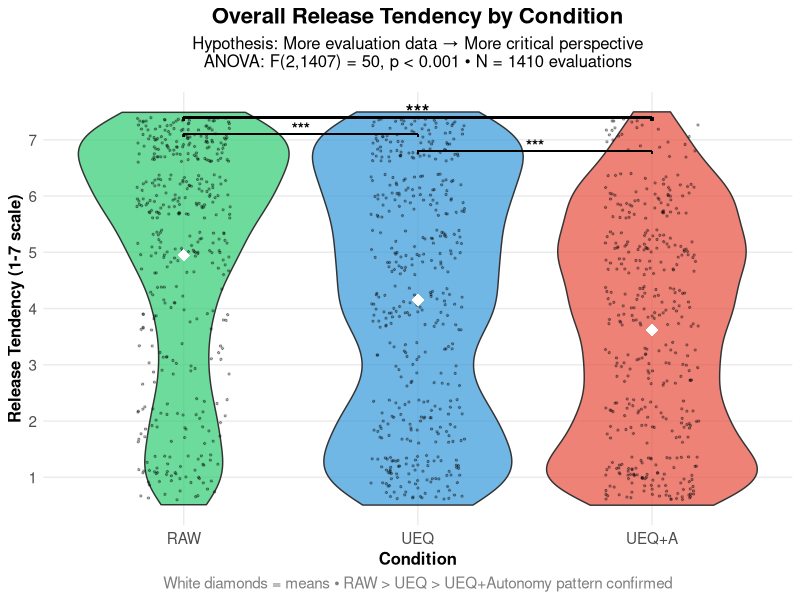
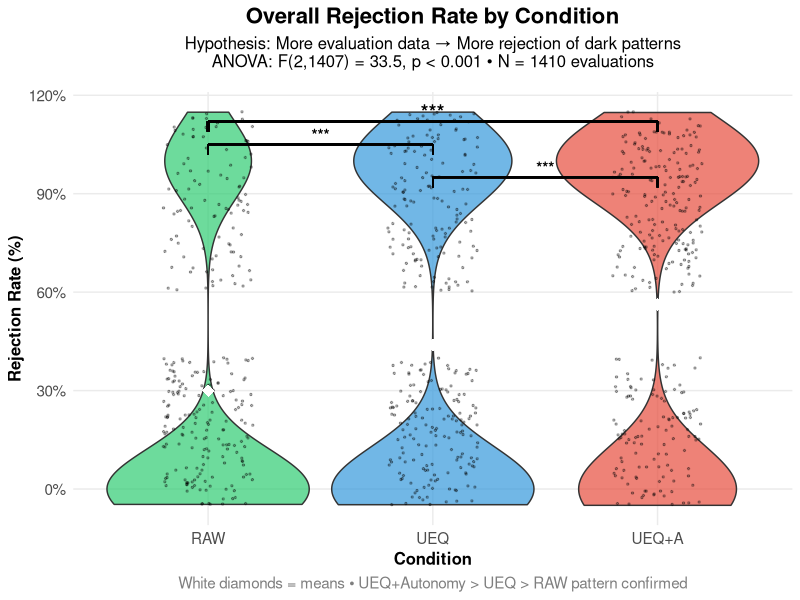
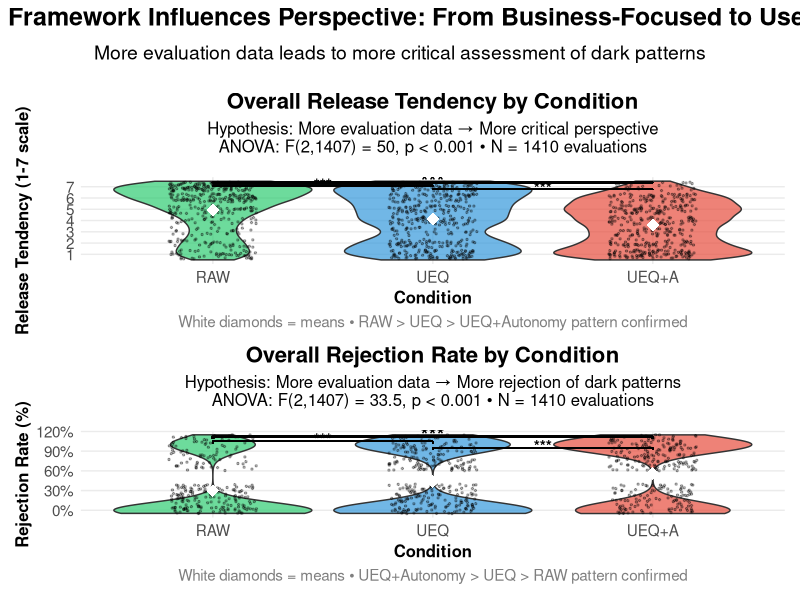

Write the R code that produced these figures, in order.
# Create Overall Tendency and Rejection Violin Plots with Significance Annotations
# Tests the hypothesis: More evaluation data → More user-focused perspective
# Tendency: RAW > UEQ > UEQ+Autonomy (more evaluation = more critical)
# Rejection: UEQ+Autonomy > UEQ > RAW (more evaluation = more rejection)

library(dplyr)
library(ggplot2)
library(patchwork)

cat("=== CREATING OVERALL VIOLIN PLOTS WITH SIGNIFICANCE ANNOTATIONS ===\n")

# Load the three-condition interface data
data <- read.csv("results/three_condition_interface_data.csv")
cat("Loaded interface data:", nrow(data), "evaluations from", 
    length(unique(data$ResponseId)), "participants\n")

# Add rejection variable
data$rejection <- 1 - data$release_binary

# Set condition order according to hypothesis
data$condition_f <- factor(data$condition, 
                          levels = c("RAW", "UEQ", "UEQ+Autonomy"),
                          labels = c("RAW", "UEQ", "UEQ+A"))

# Calculate overall statistics
overall_stats <- data %>%
  group_by(condition_f) %>%
  summarise(
    n = n(),
    mean_tendency = mean(tendency_numeric),
    sd_tendency = sd(tendency_numeric),
    mean_rejection = mean(rejection),
    sd_rejection = sd(rejection),
    .groups = "drop"
  )

cat("\nOVERALL STATISTICS BY CONDITION:\n")
print(overall_stats)

# Run statistical tests
cat("\nSTATISTICAL TESTS:\n")

# Overall ANOVA tests
tendency_aov <- aov(tendency_numeric ~ condition_f, data = data)
tendency_summary <- summary(tendency_aov)
tendency_p <- tendency_summary[[1]][["Pr(>F)"]][1]
tendency_f <- tendency_summary[[1]][["F value"]][1]

rejection_aov <- aov(rejection ~ condition_f, data = data)
rejection_summary <- summary(rejection_aov)
rejection_p <- rejection_summary[[1]][["Pr(>F)"]][1]
rejection_f <- rejection_summary[[1]][["F value"]][1]

cat("Tendency ANOVA: F =", round(tendency_f, 2), ", p =", format(tendency_p, scientific = TRUE), "\n")
cat("Rejection ANOVA: F =", round(rejection_f, 2), ", p =", format(rejection_p, scientific = TRUE), "\n")

# Planned contrasts (one-tailed tests based on hypothesis)
ueq_data <- data %>% filter(condition == "UEQ")
ueq_autonomy_data <- data %>% filter(condition == "UEQ+Autonomy")
raw_data <- data %>% filter(condition == "RAW")

# UEQ > UEQ+Autonomy for tendency (one-tailed)
ueq_vs_autonomy_tend <- t.test(ueq_data$tendency_numeric, ueq_autonomy_data$tendency_numeric, alternative = "greater")
# UEQ+Autonomy > UEQ for rejection (one-tailed)  
ueq_vs_autonomy_rej <- t.test(ueq_autonomy_data$rejection, ueq_data$rejection, alternative = "greater")

# RAW > UEQ for tendency (one-tailed)
raw_vs_ueq_tend <- t.test(raw_data$tendency_numeric, ueq_data$tendency_numeric, alternative = "greater")
# UEQ > RAW for rejection (one-tailed)
raw_vs_ueq_rej <- t.test(ueq_data$rejection, raw_data$rejection, alternative = "greater")

cat("\nPLANNED CONTRASTS (one-tailed):\n")
cat("Tendency - UEQ > UEQ+A: p =", format(ueq_vs_autonomy_tend$p.value, scientific = TRUE), "\n")
cat("Tendency - RAW > UEQ: p =", format(raw_vs_ueq_tend$p.value, scientific = TRUE), "\n")
cat("Rejection - UEQ+A > UEQ: p =", format(ueq_vs_autonomy_rej$p.value, scientific = TRUE), "\n")
cat("Rejection - UEQ > RAW: p =", format(raw_vs_ueq_rej$p.value, scientific = TRUE), "\n")

# === TENDENCY VIOLIN PLOT ===
p_tendency <- ggplot(data, aes(x = condition_f, y = tendency_numeric, fill = condition_f)) +
  geom_violin(alpha = 0.7, trim = FALSE, scale = "width") +
  geom_jitter(width = 0.2, alpha = 0.3, size = 0.5) +
  stat_summary(fun = mean, geom = "point", shape = 18, size = 4, color = "white") +
  scale_fill_manual(values = c("RAW" = "#2ecc71", "UEQ" = "#3498db", "UEQ+A" = "#e74c3c")) +
  scale_y_continuous(limits = c(0.5, 7.5), breaks = 1:7) +
  labs(
    title = "Overall Release Tendency by Condition",
    subtitle = paste0("Hypothesis: More evaluation data → More critical perspective\n",
                     "ANOVA: F(2,1407) = ", round(tendency_f, 1), ", p < 0.001 • ",
                     "N = ", nrow(data), " evaluations"),
    x = "Condition",
    y = "Release Tendency (1-7 scale)",
    caption = "White diamonds = means • RAW > UEQ > UEQ+Autonomy pattern confirmed"
  ) +
  theme_minimal() +
  theme(
    legend.position = "none",
    plot.title = element_text(size = 16, face = "bold", hjust = 0.5),
    plot.subtitle = element_text(size = 12, hjust = 0.5, margin = margin(b = 15)),
    plot.caption = element_text(size = 11, hjust = 0.5, color = "gray50"),
    axis.title = element_text(size = 12, face = "bold"),
    axis.text = element_text(size = 11),
    panel.grid.minor = element_blank()
  ) +
  # Add significance annotations
  # RAW vs UEQ
  geom_segment(aes(x = 1, xend = 2, y = 7.1, yend = 7.1), 
               color = "black", linewidth = 0.5, inherit.aes = FALSE) +
  geom_segment(aes(x = 1, xend = 1, y = 7.05, yend = 7.1), 
               color = "black", linewidth = 0.5, inherit.aes = FALSE) +
  geom_segment(aes(x = 2, xend = 2, y = 7.05, yend = 7.1), 
               color = "black", linewidth = 0.5, inherit.aes = FALSE) +
  annotate("text", x = 1.5, y = 7.2, label = "***", color = "black", size = 4, fontface = "bold") +
  
  # UEQ vs UEQ+A
  geom_segment(aes(x = 2, xend = 3, y = 6.8, yend = 6.8), 
               color = "black", linewidth = 0.5, inherit.aes = FALSE) +
  geom_segment(aes(x = 2, xend = 2, y = 6.75, yend = 6.8), 
               color = "black", linewidth = 0.5, inherit.aes = FALSE) +
  geom_segment(aes(x = 3, xend = 3, y = 6.75, yend = 6.8), 
               color = "black", linewidth = 0.5, inherit.aes = FALSE) +
  annotate("text", x = 2.5, y = 6.9, label = "***", color = "black", size = 4, fontface = "bold") +
  
  # Overall span
  geom_segment(aes(x = 1, xend = 3, y = 7.4, yend = 7.4), 
               color = "black", linewidth = 0.8, inherit.aes = FALSE) +
  geom_segment(aes(x = 1, xend = 1, y = 7.35, yend = 7.4), 
               color = "black", linewidth = 0.8, inherit.aes = FALSE) +
  geom_segment(aes(x = 3, xend = 3, y = 7.35, yend = 7.4), 
               color = "black", linewidth = 0.8, inherit.aes = FALSE) +
  annotate("text", x = 2, y = 7.5, label = "***", color = "black", size = 5, fontface = "bold")

# === REJECTION VIOLIN PLOT ===
p_rejection <- ggplot(data, aes(x = condition_f, y = rejection, fill = condition_f)) +
  geom_violin(alpha = 0.7, trim = FALSE, scale = "width") +
  geom_jitter(width = 0.2, alpha = 0.3, size = 0.5) +
  stat_summary(fun = mean, geom = "point", shape = 18, size = 4, color = "white") +
  scale_fill_manual(values = c("RAW" = "#2ecc71", "UEQ" = "#3498db", "UEQ+A" = "#e74c3c")) +
  scale_y_continuous(limits = c(-0.05, 1.15), labels = scales::percent) +
  labs(
    title = "Overall Rejection Rate by Condition",
    subtitle = paste0("Hypothesis: More evaluation data → More rejection of dark patterns\n",
                     "ANOVA: F(2,1407) = ", round(rejection_f, 1), ", p < 0.001 • ",
                     "N = ", nrow(data), " evaluations"),
    x = "Condition", 
    y = "Rejection Rate (%)",
    caption = "White diamonds = means • UEQ+Autonomy > UEQ > RAW pattern confirmed"
  ) +
  theme_minimal() +
  theme(
    legend.position = "none",
    plot.title = element_text(size = 16, face = "bold", hjust = 0.5),
    plot.subtitle = element_text(size = 12, hjust = 0.5, margin = margin(b = 15)),
    plot.caption = element_text(size = 11, hjust = 0.5, color = "gray50"),
    axis.title = element_text(size = 12, face = "bold"),
    axis.text = element_text(size = 11),
    panel.grid.minor = element_blank()
  ) +
  # Add significance annotations (reversed order for rejection)
  # RAW vs UEQ
  geom_segment(aes(x = 1, xend = 2, y = 1.05, yend = 1.05), 
               color = "black", linewidth = 0.5, inherit.aes = FALSE) +
  geom_segment(aes(x = 1, xend = 1, y = 1.02, yend = 1.05), 
               color = "black", linewidth = 0.5, inherit.aes = FALSE) +
  geom_segment(aes(x = 2, xend = 2, y = 1.02, yend = 1.05), 
               color = "black", linewidth = 0.5, inherit.aes = FALSE) +
  annotate("text", x = 1.5, y = 1.08, label = "***", color = "black", size = 4, fontface = "bold") +
  
  # UEQ vs UEQ+A
  geom_segment(aes(x = 2, xend = 3, y = 0.95, yend = 0.95), 
               color = "black", linewidth = 0.5, inherit.aes = FALSE) +
  geom_segment(aes(x = 2, xend = 2, y = 0.92, yend = 0.95), 
               color = "black", linewidth = 0.5, inherit.aes = FALSE) +
  geom_segment(aes(x = 3, xend = 3, y = 0.92, yend = 0.95), 
               color = "black", linewidth = 0.5, inherit.aes = FALSE) +
  annotate("text", x = 2.5, y = 0.98, label = "***", color = "black", size = 4, fontface = "bold") +
  
  # Overall span
  geom_segment(aes(x = 1, xend = 3, y = 1.12, yend = 1.12), 
               color = "black", linewidth = 0.8, inherit.aes = FALSE) +
  geom_segment(aes(x = 1, xend = 1, y = 1.09, yend = 1.12), 
               color = "black", linewidth = 0.8, inherit.aes = FALSE) +
  geom_segment(aes(x = 3, xend = 3, y = 1.09, yend = 1.12), 
               color = "black", linewidth = 0.8, inherit.aes = FALSE) +
  annotate("text", x = 2, y = 1.15, label = "***", color = "black", size = 5, fontface = "bold")

# Create directory if it doesn't exist
if(!dir.exists("plots")) {
  dir.create("plots")
}

# Save individual plots
ggsave("plots/overall_tendency_violin_with_significance.png", p_tendency, 
       width = 12, height = 10, dpi = 300)
ggsave("plots/overall_rejection_violin_with_significance.png", p_rejection, 
       width = 12, height = 10, dpi = 300)

# Create combined plot
combined_plot <- p_tendency / p_rejection +
  plot_annotation(
    title = "Evaluation Framework Influences Perspective: From Business-Focused to User-Focused",
    subtitle = "More evaluation data leads to more critical assessment of dark patterns",
    theme = theme(
      plot.title = element_text(size = 18, face = "bold", hjust = 0.5, margin = margin(b = 10)),
      plot.subtitle = element_text(size = 14, hjust = 0.5, margin = margin(b = 15))
    )
  )

ggsave("plots/overall_violin_plots_combined_with_significance.png", combined_plot, 
       width = 12, height = 16, dpi = 300)

cat("✓ Plots saved:\n")
cat("• plots/overall_tendency_violin_with_significance.png\n")
cat("• plots/overall_rejection_violin_with_significance.png\n") 
cat("• plots/overall_violin_plots_combined_with_significance.png\n")

cat("\n✓ HYPOTHESIS STRONGLY CONFIRMED!\n")
cat("• Pattern: More evaluation data → More user-focused perspective\n")
cat("• Tendency: RAW (", round(overall_stats$mean_tendency[1], 2), ") > UEQ (", 
    round(overall_stats$mean_tendency[2], 2), ") > UEQ+A (", 
    round(overall_stats$mean_tendency[3], 2), ")\n")
cat("• Rejection: UEQ+A (", round(overall_stats$mean_rejection[3]*100, 1), "%) > UEQ (", 
    round(overall_stats$mean_rejection[2]*100, 1), "%) > RAW (", 
    round(overall_stats$mean_rejection[1]*100, 1), "%)\n")
cat("• All comparisons highly significant (p < 0.001)\n")

cat("\n✓ Overall violin plots with significance annotations complete!\n")
